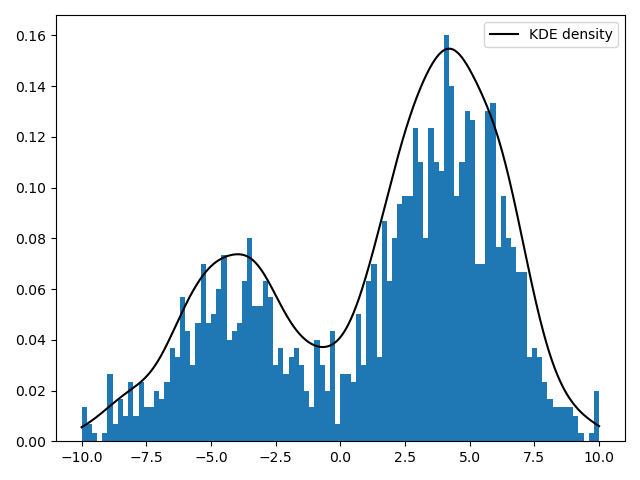

Reproduce this figure in Python.
# generate synthetic dataset
import numpy as np
from scipy import random
import matplotlib.pyplot as plt
from scipy.stats import norm
import statistics
import math
import itertools
import matplotlib.transforms as transforms
from scipy.stats import multivariate_normal

# Generate synthetic data for density estimation
def gen_data(k=3, dim=1, points_per_cluster=500, lim=[-10, 10]):
    '''
    Generates data from a random mixture of Gaussians in a given range.
    '''
    x = []
    cove = []
    mean = random.rand(k, dim)*(lim[1]-lim[0]) + lim[0]
    for i in range(k):
        cov = random.rand(dim, dim+10)
        cov = np.matmul(cov, cov.T)
        _x = np.random.multivariate_normal(mean[i], cov, points_per_cluster)
        x += list(_x)
        cove.append(cov)
    x = np.clip(np.array(x),-10,10)
    return x, np.squeeze(mean), np.squeeze(cove) #return data, params. of distr.

# Define Gaussian Kernel function
def gauss(j, m, h):
   j = float(m-j) / h
   return math.exp(-j*j/2.0) / math.sqrt(2.0*math.pi) / h

# Calculate KDE
def cal_den(x, h, a_val):
    den = []
    n = x.size
    for j in a_val:
        sm = []
        for m in x:
            gauss_val = gauss(j,m,h)
            sm.append(gauss_val)
        sm_sum = sum(sm)
        kde = (1/(n*h))*sm_sum
        den.append(kde)
    fin_den.append(den)
    return fin_den


if __name__ == "__main__":
    fin_den = []
    h  = 0.75
    x,mu,co = gen_data() #obtain synthetic data
    a_val = np.linspace(np.min(x),np.max(x), len(x)) #generate ddatapoints for kde cal.
    dnsi = cal_den(x, h, a_val) #Calculate kde, for all datapoints in 'a_val'
    dnsi = [dnsi for sublist in dnsi for dnsi in sublist] #Flatten

    #--Plotting--
    '''
    # plot data generating distributions
    val = np.arange(np.min(x),np.max(x), 0.5)
    for t in range(3):
        plt.plot(val, norm.pdf(val, mu[t], co[t]))
    '''
    plt.hist(x, density = True, bins = 100) #plot normed histogram of data
    plt.plot(a_val, dnsi, '-k', label='KDE density') #plot kde density estimate
    plt.legend()
    plt.show()
